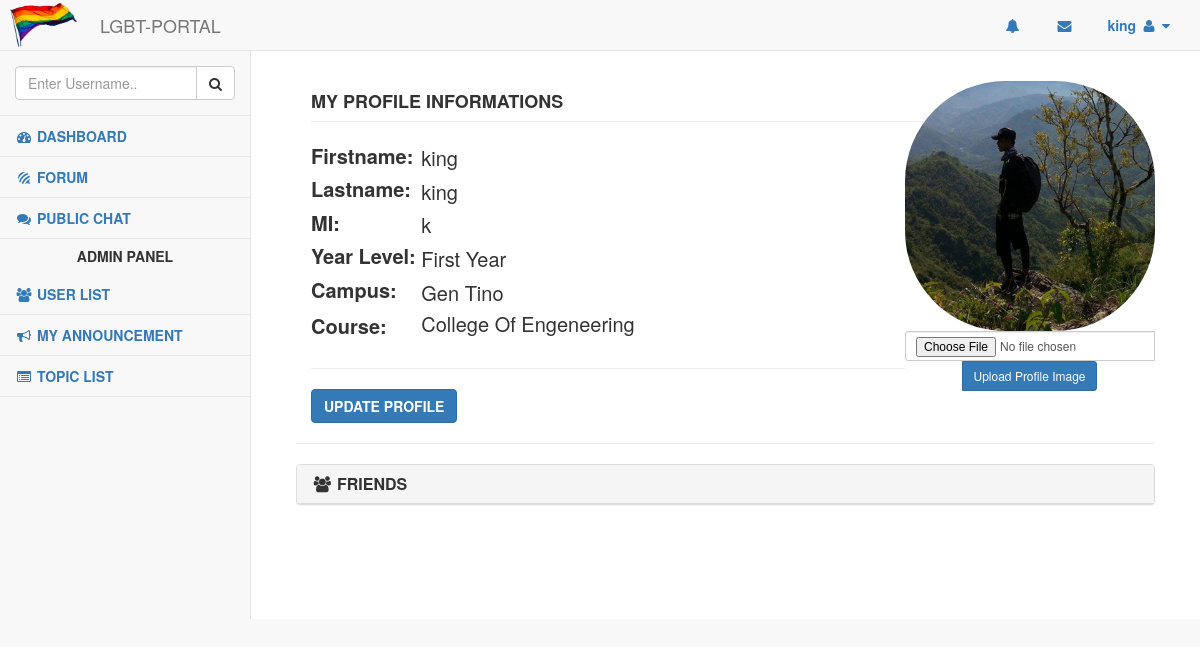
Page /profilepage.php (signed in) on the committed database.
### tables this page shows
CREATE TABLE `tbluser` (
  `id` int(11) NOT NULL,
  `stud_uno` varchar(50) NOT NULL,
  `stud_uusername` varchar(50) NOT NULL,
  `stud_upassword` varchar(50) NOT NULL,
  `stud_uemail` varchar(50) NOT NULL,
  `stud_ugender` varchar(50) NOT NULL,
  `stud_birthday` varchar(25) NOT NULL,
  `stud_firstname` varchar(100) NOT NULL,
  `stud_lastname` varchar(100) NOT NULL,
  `stud_mi` varchar(100) NOT NULL,
  `stud_position` varchar(100) NOT NULL,
  `stud_yearlevel` varchar(100) NOT NULL,
  `stud_campus` varchar(100) NOT NULL,
  `stud_course` varchar(100) NOT NULL,
  `stud_profilepath` varchar(50) NOT NULL,
  `stud_ifban` varchar(50) NOT NULL
);

### profilepage.php (the view, shortened to what this page needs)
<?php
	include'connection.php';
?>
<!DOCTYPE html>
<html xmlns="http://www.w3.org/1999/xhtml">
<head>
<?php include'cssextentions.php'; ?>
</head>
<body>
<?php include'header.php';?>
<div id="page-wrapper">
	<div class="col-md-12">
       	<div class="pull-right">
       	<?php
			$g_uid = $_SESSION['id'];
			$ifNoImage = false;
			$sqlGetProfileImage = "select stud_profilepath from tbluser where id='$g_uid'";
			$resultGetProfileImage = mysqli_query($con,$sqlGetProfileImage);
			$rowGetProfileImage = mysqli_fetch_array($resultGetProfileImage);
			if(!empty($rowGetProfileImage["stud_profilepath"]))
			{
				$ifNoImage = true;
				$imagePath = $rowGetProfileImage["stud_profilepath"];
			}
		?>
        <br>
        <img src="<?php if($ifNoImage){ echo $imagePath; }else{echo"images/profileimages/user-logo.jpg";}?>" style="width:250px; height:250px; border-radius:40%">
         <div class="input-group" style="width:250px;" align="center">
			<form method="post" enctype="multipart/form-data">
                <input type="file" name="profileImage" id="profileImage" class="form-control input-sm" >
                <div class="input-group-btn">
                <button class="btn btn-primary btn-sm" type="submit" name="uploadProImage">Upload Profile Image</button>
            	</div>
             </form>
       	</div>
        </div>
       <div class="container-fluid">
      <h4 class="page-header"><strong>MY PROFILE INFORMATIONS</strong></h4>
       <?php
       		$uid = $_SESSION['id'];
			$sqlGetuserInfo = "select * from tbluser where id='$uid'";
			$resultGetUserInfo = mysqli_query($con,$sqlGetuserInfo);
			$rowGetUserInfo = mysqli_fetch_array($resultGetUserInfo);
			$fname = $rowGetUserInfo['stud_firstname'];
			$mi = $rowGetUserInfo['stud_mi'];
			$lname = $rowGetUserInfo['stud_lastname'];
			$ylevel = $rowGetUserInfo['stud_yearlevel'];
			$campus = $rowGetUserInfo['stud_campus'];
			$course = $rowGetUserInfo['stud_course'];
       ?>
        <table style="font-size:20px;">
        	<tbody>
        		<tr>
                	<td><label>Firstname:&nbsp;</label></td>
                	<td><?php echo $fname; ?></td>
                </tr>
                <tr>
                	<td><label>Lastname:&nbsp;</label></td>
                   	<td><?php echo $lname; ?></td>
                </tr>
                <tr>
                	<td><label>MI:&nbsp;</label></td>
                	<td><?php echo $mi; ?></td>
                </tr>
                <tr>
                	<td><label>Year Level:&nbsp;</label></td>
                	<td><?php echo $ylevel; ?></td>
                </tr>
                <tr>
                	<td><label>Campus:&nbsp;</label></td>
                	<td><?php echo $campus; ?></td>
                </tr>
                <tr>
                	<td><label>Course:&nbsp;</label></td>
                	<td><p><?php echo $course; ?></p></td>
                </tr>
            </tbody>
        </table>
        <hr>
         <div class="pull-left">
            <button type="button" class="btn btn-primary" data-toggle="modal" data-target="#updateProfile"><strong>UPDATE PROFILE</strong></button>
        </div>
        </div>
        <hr>
        <div class="panel panel-default">
        	<div class="panel-heading">
            	<h4 class="panel-title">
                	<a data-toggle="collapse" data-parent="#accordion" href="#collapseOne" aria-expanded="false" class="collapsed" style="text-decoration:none">
                    <span class="fa fa-users fa-fw"></span>
                    <strong>FRIENDS</strong>
                    </a>
                </h4>
             </div>
       </div>
     </div>
</div>
</body>
</html>

### cssextentions.php
<link href="vendor/bootstrap/css/bootstrap.min.css" rel="stylesheet">
<link href="vendor/metisMenu/metisMenu.min.css" rel="stylesheet">
<link href="dist/css/sb-admin-2.css" rel="stylesheet">
<link href="vendor/morrisjs/morris.css" rel="stylesheet">
<link href="vendor/font-awesome/css/font-awesome.min.css" rel="stylesheet" type="text/css">

### header.php (shortened to what this page needs)
 <div id="wrapper">
       <nav class="navbar navbar-default navbar-static-top" role="navigation" style="margin-bottom: 0">
           <div class="navbar-header">
               <div class="pull-left">
               <img src="images/Logo/LgbtLogo.png" style="width:80px; height:50px; margin-left:5px;" />
               </div>
               <a class="navbar-brand" href="home.php">LGBT-PORTAL</a>
           </div>
           <ul class="nav navbar-top-links navbar-right">
               <li class="dropdown">
                   <a  href="notifications.php">
                       <i class="fa fa-bell fa-fw"></i>
                   </a>
               </li>
               <li class="dropdown">
                   <a  href="message.php" onclick="SeenMessageNotifications()">
                       <i class="fa fa-envelope fa-fw"></i>
                   </a>
               </li>
               <li class="dropdown">
                   <a class="dropdown-toggle" data-toggle="dropdown" href="#">
                       <span><strong><?php echo $_SESSION['studusername']; ?></strong></span>
                       <i class="fa fa-user fa-fw"></i> <i class="fa fa-caret-down"></i>
                   </a>
               </li>
           </ul>
           <div class="navbar-default sidebar" role="navigation">
               <div class="sidebar-nav navbar-collapse">
                   <ul class="nav" id="side-menu">
                       <li class="sidebar-search">
                           <div class="input-group custom-search-form">
                               <input type="text" class="form-control" placeholder="Enter Username.." id="global_searchfriends">
                               <span class="input-group-btn">
                               <button class="btn btn-default" type="button" onclick="SearchPeople()">
                                   <i class="fa fa-search"></i>
                               </button>
                           </span>
                           </div>
                       </li>
                       <li>
                           <a href="dashboard.php" ><i class="fa fa-dashboard fa-fw"></i> <strong>DASHBOARD</strong></a>
                       </li>
                       <li>
                           <a href="forum.php" onclick="GetTopicList()" ><i class="fa fa-forumbee fa-fw"></i> <strong>FORUM</strong></a>
                       </li>
                       <li>
                           <a href="chat.php"><i class="fa fa-comments fa-fw" aria-hidden="true"></i> <strong>PUBLIC CHAT</strong></a>
                       </li>
                       <?php
                       	include'connection.php';
                       	$uid = $_SESSION['id'];
						$sqlIdentifyAdmin =  "select stud_position from tbluser where id='$uid'";
						$resultIdentifyAdmin = mysqli_query($con,$sqlIdentifyAdmin);
						$rowIdentifyAdmin = mysqli_fetch_array($resultIdentifyAdmin);
						if($rowIdentifyAdmin['stud_position'] == "Admin" || $rowIdentifyAdmin['stud_position'] == "admin")
						{
							echo"
							 <h5 align='center'><strong>ADMIN PANEL</strong></h5>
							 <li>
                           		<a href=\"ad_userlist.php\"><i class=\"fa fa-users fa-fw\" aria-hidden=\"true\"></i> <strong>USER LIST</strong></a>
                        		</li>
							<li>
                           		<a href=\"ad_announce.php\"><i class=\"fa fa-bullhorn fa-fw\" aria-hidden=\"true\"></i> <strong>MY ANNOUNCEMENT</strong></a>
                        		</li>
							<li>
                           		<a href=\"ad_topiclist.php\"><i class=\"fa fa-list-alt fa-fw\" aria-hidden=\"true\"></i> <strong>TOPIC LIST</strong></a>
                        		</li>
							";
						}
                       ?>
                   </ul>
               </div>
           </div>
</nav>

### rows in the picture
tbluser: stud_profilepath (picture), stud_firstname "king", stud_lastname "king", stud_mi "k", stud_yearlevel "First Year", stud_campus "Gen Tino", stud_course "College Of Engeneering"

### other values in the picture
$_SESSION['studusername'] "king"
